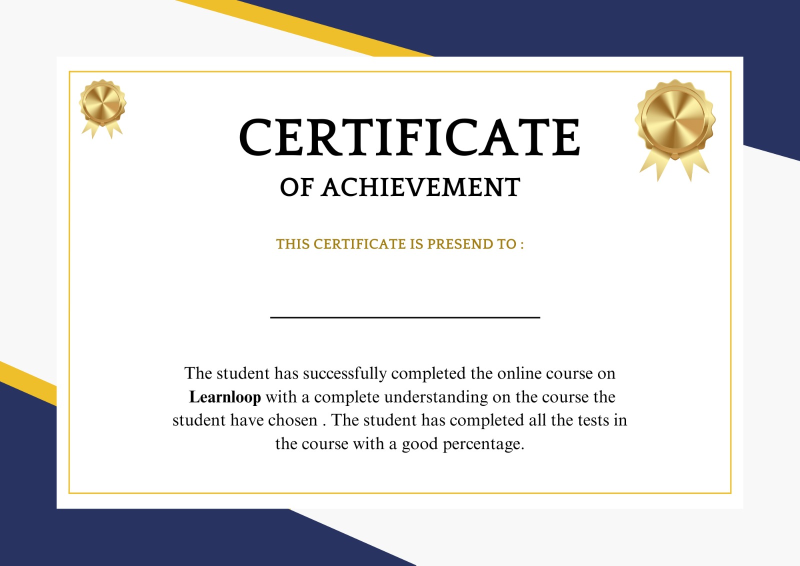
#> input picture certificate/certificate!.jpeg, 1600 x 1131 px (shown at 1/2 size)
$ python certificate_generation.py
#> lines starting #> are read from the running program, lines starting #| are printed output that depends on the picture; after the words box and inside, x2 and y2 are one past the last pixel; in counts of white or black regions, pixels touching at a corner belong together
import cv2
import os

BASE_DIR = os.path.dirname(os.path.dirname(os.path.abspath(__file__)))
cert_path = os.path.join(BASE_DIR, "certificate", "certificate!.jpeg")
certificate_template = cv2.imread(cert_path)
#> certificate_template is the input picture: shape (1131, 1600, 3); mean B, G, R 220.8, 218.8, 218.6

# Function to generate the certificate
def generate_certificate(name):
    # Make a copy of the template
#> called with name = 'Praveen'
    certificate = certificate_template.copy()

    # Add the name to the certificate
    font = cv2.FONT_HERSHEY_TRIPLEX
    text_color = (0, 0, 0)  # Black color
    text_thickness = 5
    text_size, _ = cv2.getTextSize(name, font, 1, text_thickness)
    text_x = 600- text_size[0] // 2  # Center the text horizontally
    text_y = 600
    cv2.putText(certificate, name, (text_x, text_y), font, 3, text_color, text_thickness)
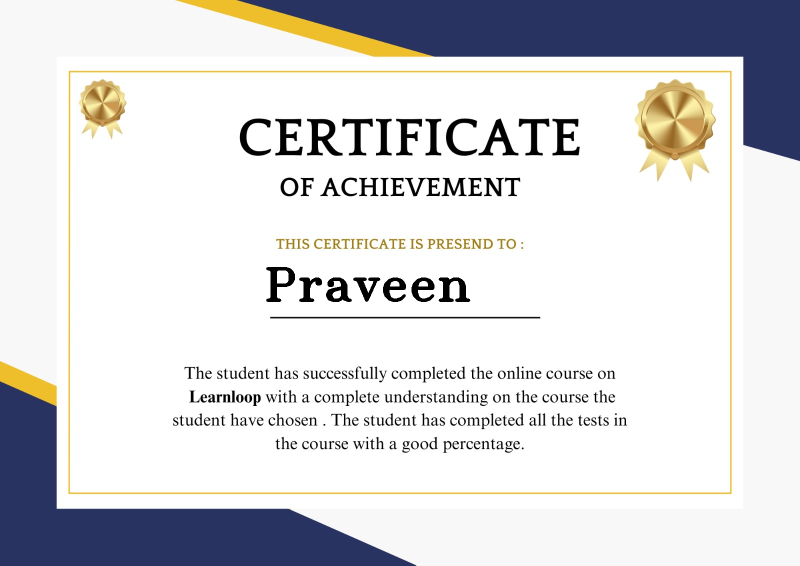
#> certificate: shape (1131, 1600, 3) (shown at 1/2 size); 0.52% of pixels changed, all inside (x1, y1, x2, y2) = (532, 534, 941, 604)

    # Encode the certificate as PNG
    _, encoded_certificate = cv2.imencode(".png", certificate)
    return encoded_certificate

if __name__=='__main__':
    generate_certificate("Praveen")

$ run again, with certificate/certificate_template.jpg copied over certificate/certificate!.jpeg
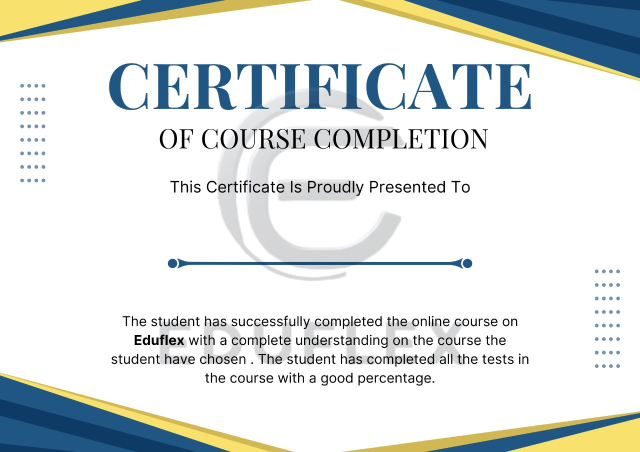
#> input picture certificate/certificate_template.jpg, 1280 x 904 px (shown at 1/2 size)
#> certificate_template is the input picture: shape (904, 1280, 3); mean B, G, R 225.6, 226.5, 222.1
#> in generate_certificate, `cv2.putText(certificate, name, (text_x, text_y), font, 3, text_color, ..`:
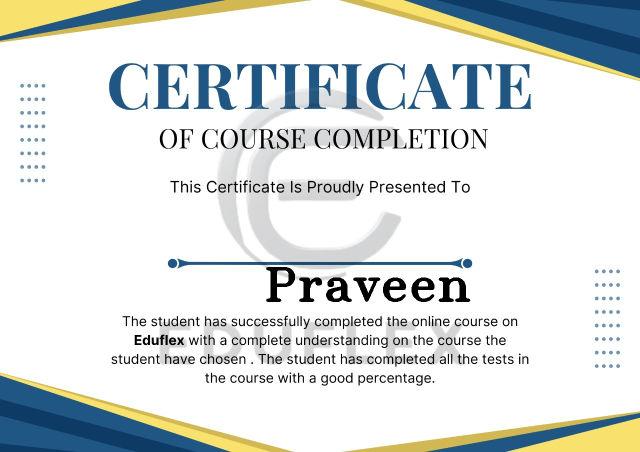
#> certificate: shape (904, 1280, 3) (shown at 1/2 size); 0.81% of pixels changed, all inside (x1, y1, x2, y2) = (532, 534, 941, 604)
